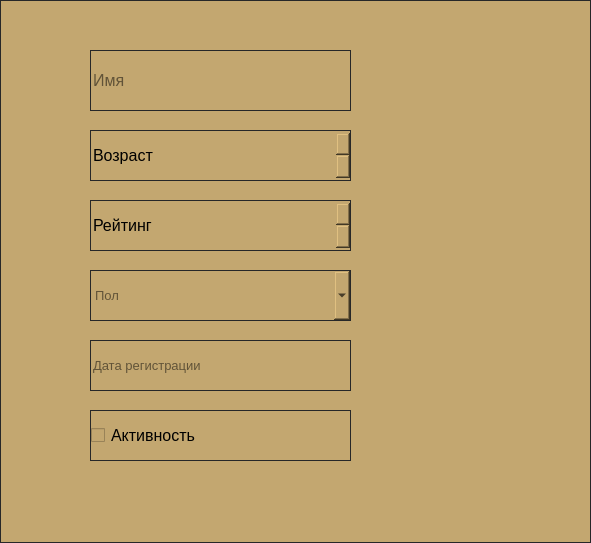
<?xml version="1.0" encoding="UTF-8"?>
<ui version="4.0">
 <class>PlayerDialog</class>
 <widget class="QDialog" name="PlayerDialog">
  <property name="geometry">
   <rect>
    <x>0</x>
    <y>0</y>
    <width>591</width>
    <height>543</height>
   </rect>
  </property>
  <property name="windowTitle">
   <string>Dialog</string>
  </property>
  <property name="styleSheet">
   <string notr="true">background-color: rgb(195, 167, 112);
border: 1px solid rgb(38, 39, 40);
color: rgb(0, 0, 0);</string>
  </property>
  <widget class="QSpinBox" name="ageSpinBox">
   <property name="geometry">
    <rect>
     <x>90</x>
     <y>130</y>
     <width>261</width>
     <height>51</height>
    </rect>
   </property>
   <property name="font">
    <font>
     <pointsize>12</pointsize>
    </font>
   </property>
   <property name="specialValueText">
    <string>Возраст</string>
   </property>
   <property name="maximum">
    <number>120</number>
   </property>
  </widget>
  <widget class="QCheckBox" name="checkBox">
   <property name="geometry">
    <rect>
     <x>90</x>
     <y>410</y>
     <width>261</width>
     <height>51</height>
    </rect>
   </property>
   <property name="font">
    <font>
     <pointsize>12</pointsize>
    </font>
   </property>
   <property name="text">
    <string>Активность</string>
   </property>
  </widget>
  <widget class="QLineEdit" name="nameEdit">
   <property name="geometry">
    <rect>
     <x>90</x>
     <y>50</y>
     <width>261</width>
     <height>61</height>
    </rect>
   </property>
   <property name="font">
    <font>
     <pointsize>12</pointsize>
    </font>
   </property>
   <property name="text">
    <string/>
   </property>
   <property name="placeholderText">
    <string>Имя</string>
   </property>
  </widget>
  <widget class="QLineEdit" name="registrationDateEdit">
   <property name="geometry">
    <rect>
     <x>90</x>
     <y>340</y>
     <width>261</width>
     <height>51</height>
    </rect>
   </property>
   <property name="font">
    <font>
     <pointsize>10</pointsize>
    </font>
   </property>
   <property name="placeholderText">
    <string>Дата регистрации</string>
   </property>
  </widget>
  <widget class="QSpinBox" name="ratingSpinBox">
   <property name="geometry">
    <rect>
     <x>90</x>
     <y>200</y>
     <width>261</width>
     <height>51</height>
    </rect>
   </property>
   <property name="font">
    <font>
     <pointsize>12</pointsize>
    </font>
   </property>
   <property name="specialValueText">
    <string>Рейтинг</string>
   </property>
   <property name="maximum">
    <number>3000</number>
   </property>
   <property name="singleStep">
    <number>50</number>
   </property>
  </widget>
  <widget class="QComboBox" name="genderComboBox">
   <property name="geometry">
    <rect>
     <x>90</x>
     <y>270</y>
     <width>261</width>
     <height>51</height>
    </rect>
   </property>
   <property name="font">
    <font>
     <pointsize>10</pointsize>
    </font>
   </property>
   <property name="placeholderText">
    <string>Пол</string>
   </property>
   <item>
    <property name="text">
     <string>Мужской</string>
    </property>
   </item>
   <item>
    <property name="text">
     <string>Женский</string>
    </property>
   </item>
  </widget>
 </widget>
 <resources/>
 <connections/>
</ui>
